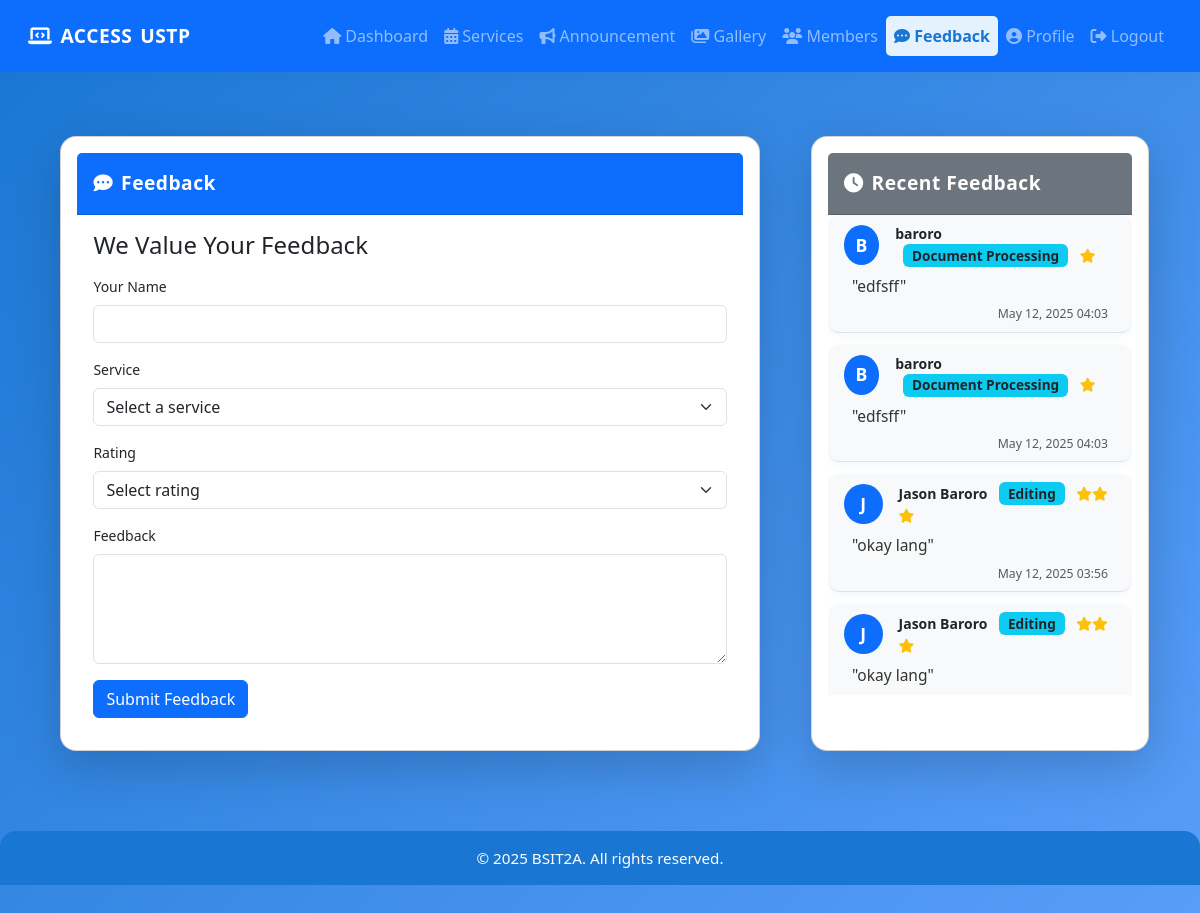
The page /mae-user-part/feedback.php (signed in) on the database its author committed.
### tables this page shows
CREATE TABLE `feedback` (
  `id` int(11) NOT NULL,
  `requester_name` varchar(255) NOT NULL,
  `service_id` int(11) NOT NULL,
  `rating` int(11) NOT NULL CHECK (`rating` >= 1 and `rating` <= 5),
  `feedback_text` text NOT NULL,
  `created_at` timestamp NOT NULL DEFAULT current_timestamp()
);

CREATE TABLE `services` (
  `id` int(11) NOT NULL,
  `name` varchar(255) NOT NULL,
  `description` text DEFAULT NULL,
  `created_at` timestamp NOT NULL DEFAULT current_timestamp()
);

### mae-user-part/feedback.php (the view, shortened to what this page needs)
<?php
$servername = "localhost";
$username = "root";
$password = "";
$dbname = "access_db";
$conn = new mysqli($servername, $username, $password, $dbname);
$recent_feedback = [];
$recent_sql = "SELECT f.requester_name, s.name AS service_name, f.rating, f.feedback_text, f.created_at FROM feedback f JOIN services s ON f.service_id = s.id ORDER BY f.created_at DESC LIMIT 5";
$recent_result = $conn->query($recent_sql);
if ($recent_result && $recent_result->num_rows > 0) {
    while ($row = $recent_result->fetch_assoc()) {
        $recent_feedback[] = $row;
    }
}
?>
<!DOCTYPE html>
<html lang="en">
<head>
  <link href="https://cdn.jsdelivr.net/npm/bootstrap@5.3.0/dist/css/bootstrap.min.css" rel="stylesheet">
  <link rel="stylesheet" href="https://cdnjs.cloudflare.com/ajax/libs/font-awesome/6.4.0/css/all.min.css">
  <link rel="stylesheet" href="style.css">
</head>
<body>
  <nav class="navbar navbar-expand-lg navbar-dark bg-primary mb-3">
        <div class="container-fluid">
            <a class="navbar-brand d-flex align-items-center" href="#">
                <i class="fas fa-laptop-code me-2"></i>ACCESS <span class="d-none d-md-inline ms-2">USTP</span>
            </a>
            <div class="collapse navbar-collapse mt-2 mt-lg-0" id="navbarNav">
                <ul class="navbar-nav ms-auto">
                    <li class="nav-item"><a class="nav-link" href="index.php"><i class="fas fa-home"></i> Dashboard</a></li>
                    <li class="nav-item"><a class="nav-link" href="services.php"><i class="fas fa-calendar-alt"></i> Services</a></li>
                    <li class="nav-item"><a class="nav-link" href="announcements.php"><i class="fas fa-bullhorn"></i> Announcement</a></li>
                    <li class="nav-item"><a class="nav-link" href="gallery.php"><i class="fas fa-images"></i> Gallery</a></li>
                    <li class="nav-item"><a class="nav-link" href="members.php"><i class="fas fa-users"></i> Members</a></li>
                    <li class="nav-item"><a class="nav-link  active active" href="feedback.php"><i class="fas fa-comment-dots"></i> Feedback</a></li>
                    <li class="nav-item"><a class="nav-link" href="#" data-bs-toggle="modal" data-bs-target="#profileModal"><i class="fas fa-user-circle"></i> Profile</a></li>
                    <li class="nav-item"><a class="nav-link " href="logout.php"><i class="fas fa-sign-out-alt"></i> Logout</a></li>
                </ul>
            </div>
        </div>
    </nav>
  <div class="container py-5">
    <div class="row g-4">
      <div class="col-lg-8">
        <div class="card shadow-lg rounded-4 h-100">
          <div class="card-header bg-primary text-white fw-bold">
            <i class="fas fa-comment-dots me-2"></i>Feedback
          </div>
          <div class="card-body">
            <h4 class="mb-3">We Value Your Feedback</h4>
            <form method="post" class="needs-validation" novalidate>
              <div class="mb-3">
                <label for="requester_name" class="form-label">Your Name</label>
                <input type="text" class="form-control" id="requester_name" name="requester_name" required>
              </div>
              <div class="mb-3">
                <label for="service_id" class="form-label">Service</label>
                <select class="form-select" id="service_id" name="service_id" required>
                  <option value="">Select a service</option>
                </select>
              </div>
              <div class="mb-3">
                <label for="rating" class="form-label">Rating</label>
                <select class="form-select" id="rating" name="rating" required>
                  <option value="">Select rating</option>
                </select>
              </div>
              <div class="mb-3">
                <label for="feedback_text" class="form-label">Feedback</label>
                <textarea class="form-control" id="feedback_text" name="feedback_text" rows="4" required></textarea>
              </div>
              <button type="submit" name="submit_feedback" class="btn btn-primary">Submit Feedback</button>
            </form>
          </div>
        </div>
      </div>
      <div class="col-lg-4">
        <div class="card shadow-lg rounded-4 h-100">
          <div class="card-header bg-secondary text-white fw-bold">
            <i class="fas fa-clock me-2"></i>Recent Feedback
          </div>
          <div class="card-body p-0">
            <?php if (count($recent_feedback) > 0): ?>
              <ul class="list-group list-group-flush" style="max-height: 480px; overflow-y: auto;">
                <?php foreach ($recent_feedback as $fb): ?>
                  <li class="list-group-item" style="background: #f8f9fa; border-radius: 12px; margin-bottom: 12px; box-shadow: 0 2px 8px rgba(25, 118, 210, 0.06);">
                    <div class="d-flex align-items-center mb-2">
                      <div class="rounded-circle bg-primary text-white d-flex align-items-center justify-content-center me-3" style="width: 40px; height: 40px; font-weight: bold; font-size: 1.1rem;">
                        <?php echo strtoupper(substr($fb['requester_name'], 0, 1)); ?>
                      </div>
                      <div class="flex-grow-1">
                        <strong><?php echo htmlspecialchars($fb['requester_name']); ?></strong>
                        <span class="badge bg-info text-dark ms-2" style="font-size: 0.85rem;"> <?php echo htmlspecialchars($fb['service_name']); ?> </span>
                        <span class="ms-2">
                          <?php for ($i = 0; $i < $fb['rating']; $i++) echo '<i class="fas fa-star" style="color: #ffc107;"></i>'; ?>
                        </span>
                      </div>
                    </div>
                    <div class="ps-2" style="font-size: 0.97rem; color: #333;">"<?php echo nl2br(htmlspecialchars($fb['feedback_text'])); ?>"</div>
                    <div class="text-end pe-2 mt-1"><small class="text-muted"><?php echo date('M d, Y H:i', strtotime($fb['created_at'])); ?></small></div>
                  </li>
                <?php endforeach; ?>
              </ul>
            <?php else: ?>
              <div class="alert alert-info mb-0">No feedback yet.</div>
            <?php endif; ?>
          </div>
        </div>
      </div>
    </div>
  </div>
  <div class="footer text-center">
        &copy; 2025 BSIT2A. All rights reserved.<br>
    </div>
</body>
</html>

### mae-user-part/style.css (style rules this page uses)
:root { --primary-color: #1976d2; --primary-light: #63a4ff; --text-color: #333; --spacing-unit: clamp(0.5rem, 2vw, 1rem); }
body { min-height: 100vh; background: linear-gradient(135deg, var(--primary-color) 0%, var(--primary-light) 100%); background-attachment: fixed; position: relative; font-size: clamp(14px, 1vw, 16px); line-height: 1.5; }
.nav-link.active { color: #d32f2f !important; background: #fff; border-radius: 12px; font-weight: 600; box-shadow: 0 2px 8px rgba(25, 118, 210, 0.04); transition: background 0.2s, color 0.2s; }
body::before { content: ''; position: fixed; top: 0; left: 0; right: 0; bottom: 0; pointer-events: none; background: url('https://www.transparenttextures.com/patterns/cubes.png'); opacity: 0.08; z-index: 0; }
.card { border-radius: clamp(0.5rem, 2vw, 1rem); box-shadow: 0 2px 12px rgba(25, 118, 210, 0.07); width: 100%; max-width: 1200px; margin: 0 auto; padding: var(--spacing-unit); }
.card-header { font-size: clamp(1rem, 2.5vw, 1.2rem); letter-spacing: 0.5px; padding: var(--spacing-unit); }
.footer { background: var(--primary-color); color: #fff; text-align: center; padding: clamp(0.5rem, 2vw, 1rem) 0; border-radius: clamp(0.5rem, 2vw, 1rem) clamp(0.5rem, 2vw, 1rem) 0 0; margin-top: clamp(1rem, 4vw, 2rem); font-size: clamp(0.8rem, 1.5vw, 0.95rem); width: 100%; }
.navbar { box-shadow: 0 2px 8px rgba(25, 118, 210, 0.08); padding: var(--spacing-unit); }
.navbar-brand { font-weight: 700; letter-spacing: 0.5px; font-size: clamp(1rem, 2vw, 1.2rem); }
.nav-link { transition: color 0.2s, background 0.2s; padding: clamp(0.3rem, 1vw, 0.5rem) clamp(0.5rem, 2vw, 1rem); font-size: clamp(0.9rem, 1.5vw, 1rem); }
.nav-link:hover, .nav-link.active { color: #1976d2 !important; background: #e3f2fd; border-radius: 5px; }
@media (max-width: 1200px) { .card { max-width: 95%; } }

### rows shown on the page
feedback: requester_name "B", requester_name "baroro", services.name "Document Processing", rating 1 (drawn), feedback_text "edfsff", created_at "May 12, 2025 04:03"
feedback: requester_name "B", requester_name "baroro", services.name "Document Processing", rating 1 (drawn), feedback_text "edfsff", created_at "May 12, 2025 04:03"
feedback: requester_name "J", requester_name "Jason Baroro", services.name "Editing", rating 3 (drawn), feedback_text "okay lang", created_at "May 12, 2025 03:56"
feedback: requester_name "J", requester_name "Jason Baroro", services.name "Editing", rating 3 (drawn), feedback_text "okay lang"
